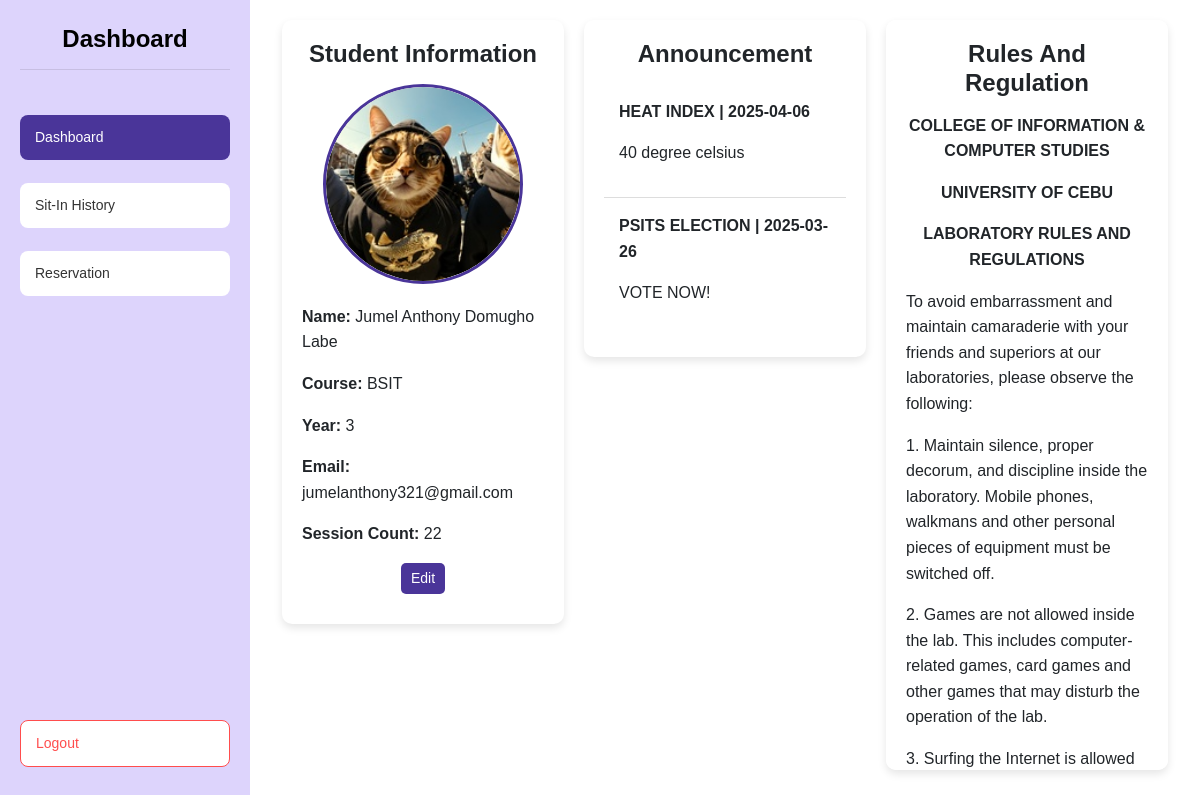
The app's page /dashboard (signed in), older data.
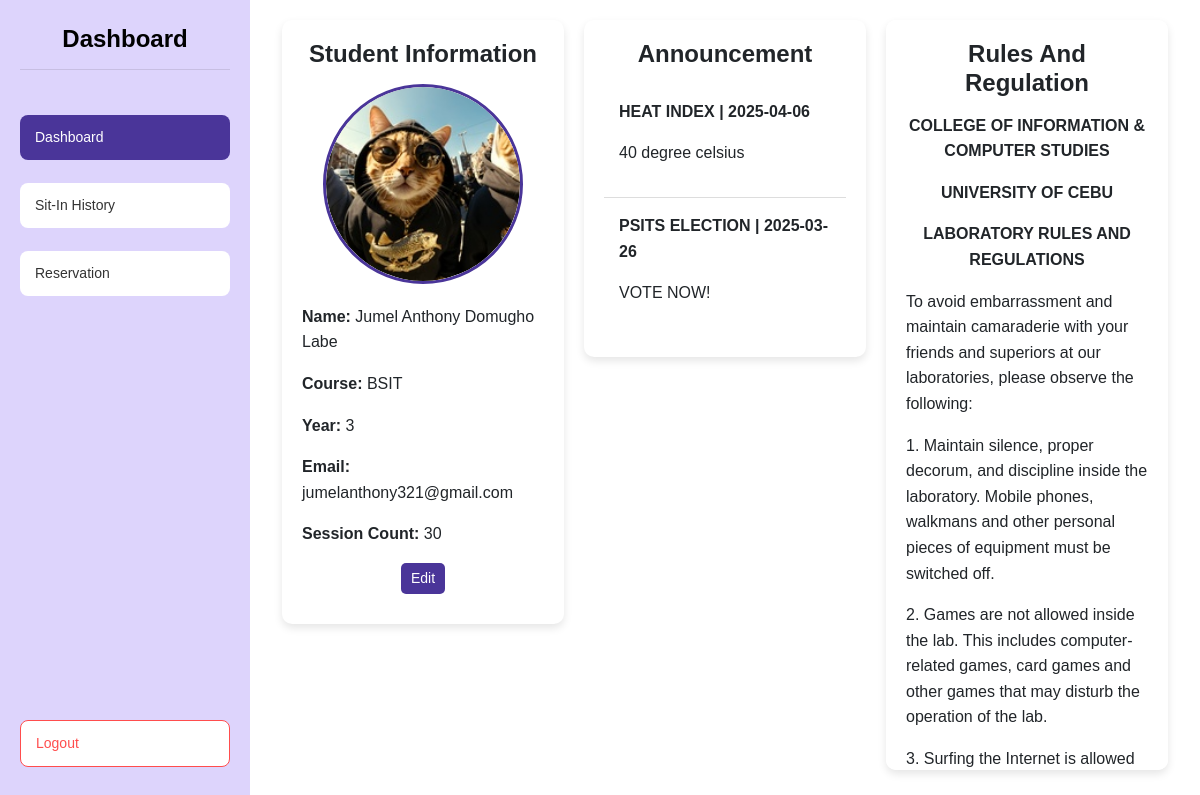
The same page, newer data.
### tables this page shows
CREATE TABLE students ( 
idno TEXT PRIMARY KEY,
lastname TEXT NOT NULL,
firstname TEXT NOT NULL,
midname TEXT,
course TEXT NOT NULL,
year_level INTEGER NOT NULL,
email_address TEXT NOT NULL,
username TEXT NOT NULL CHECK (username = idno),
password TEXT NOT NULL,
profile_picture TEXT DEFAULT NULL,
session_count INTEGER DEFAULT 30
);

### app.py (the view)
@app.route('/dashboard', methods=['GET'])
@login_required
def dashboard():
    if session.get('user_type') != 'student':
        session.clear()
        return redirect(url_for('login'))
    conn = get_db_connection()
    cursor = conn.cursor()
    cursor.execute("""
        SELECT idno, firstname, lastname, midname, course, year_level, email_address, profile_picture, session_count
        FROM students WHERE idno = ?
    """, (session['user_id'],))
    user = cursor.fetchone()
    cursor.execute("SELECT * FROM announcements ORDER BY created_at DESC")
    announcements = cursor.fetchall()
    conn.close()
    if not user:
        flash("User not found!", "danger")
        return redirect(url_for('logout'))
    session['firstname'] = user['firstname']
    session['lastname'] = user['lastname']
    session['session_count'] = user['session_count']
    user_data = {
        "idno": user["idno"],
        "firstname": user["firstname"],
        "lastname": user["lastname"],
        "midname": user["midname"],
        "course": user["course"] or "N/A",  # Default if empty
        "year_level": user["year_level"] or "N/A",  # Default if empty
        "email_address": user["email_address"] or "N/A",  # Default if empty
        "profile_picture": user["profile_picture"] if user["profile_picture"] else None,  # None if not set
        "session_count": user["session_count"] if user["session_count"] else 0
    }
    return render_template('dashboard.html', user=user_data, announcements=announcements)

### app.py (called while the page is built)
def get_db_connection():
    try:
        conn = sqlite3.connect('users.db')
        conn.row_factory = sqlite3.Row
        return conn
    except sqlite3.Error as e:
        print(f"Database connection error: {e}")
        return None

def login_required(f):
    @wraps(f)
    def decorated_function(*args, **kwargs):
        if not session.get('user_id'):
            flash("Please log in first!", "warning")
            session.clear()  # Clear any invalid session data
            return redirect(url_for('login'))
        return f(*args, **kwargs)
    return decorated_function

@app.after_request
def add_header(response):
    response.headers['Cache-Control'] = 'no-store, no-cache, must-revalidate, post-check=0, pre-check=0, max-age=0'
    response.headers['Pragma'] = 'no-cache'
    response.headers['Expires'] = '-1'
    return response

### templates/dashboard.html (shortened to what this page needs)
{% extends "base.html" %}
{% block content %}
<head>
    <link rel="stylesheet" href="static/styles.css">
    <link href="https://cdn.jsdelivr.net/npm/bootstrap@5.3.0/dist/css/bootstrap.min.css" rel="stylesheet">
</head>
<body>
    <div class="dashboard-container">
        <div class="sidebar">
            <h1 class="dashboard-title">Dashboard</h1>
            <a href="{{ url_for('dashboard') }}" class="menu-btn active">Dashboard</a>
            <a href="{{ url_for('sit_in_history') }}" class="menu-btn">Sit-In History</a>
            <a href="{{ url_for('reserve') }}" class="menu-btn">Reservation</a>
            <a href="{{ url_for('logout') }}" class="menu-btn logout-btn">Logout</a>
        </div>
        <div class="content">
            <div class="container">
                <div class="student-info">
                    <h2>Student Information</h2>
                    <div class="profile-container">
                        {% if user['profile_picture'] %}
                            <img src="{{ url_for('static', filename=user['profile_picture']) }}" alt="Profile Picture" class="profile-pic">
                        {% else %}
                            <img src="{{ url_for('static', filename='default-avatar.jpg') }}" alt="Default Profile Picture" class="profile-pic">
                        {% endif %}
                    </div>
                    <p><strong>Name:</strong> {{ user['firstname'] }} {{ user['midname'] }} {{ user['lastname'] }}</p>
                    <p><strong>Course:</strong> {{ user['course'] }}</p>
                    <p><strong>Year:</strong> {{ user['year_level'] }}</p>
                    <p><strong>Email:</strong> {{ user['email_address'] }}</p>
                    <p><strong>Session Count:</strong> {{ user['session_count'] if user['session_count'] else 30 }}</p>
                    <button class="edit-btn" onclick="openModal()">Edit</button>
                </div>
                <div class="announcement">
                    <h2>Announcement</h2>
                    {% for announcement in announcements %}
                    <div class="announcement-item">
                        <p><strong>{{ announcement['title'] }} | {{ announcement['created_at'][:10] }}</strong></p>
                        <p>{{ announcement['content'] }}</p>
                    </div>
                    {% endfor %}
                </div>
                <div class="rules-regulation" style="width: 100%; max-width: 600px; margin-left: auto; margin-right: auto;">
                    <h2>Rules And Regulation</h2>
                    <center><strong><p>COLLEGE OF INFORMATION & COMPUTER STUDIES</p>
                    <p>UNIVERSITY OF CEBU</p>
                    <p>LABORATORY RULES AND REGULATIONS</p></strong></center>
                    <p>To avoid embarrassment and maintain camaraderie with your friends and superiors at our laboratories, please observe the following:</p>
                    <p>1. Maintain silence, proper decorum, and discipline inside the laboratory. Mobile phones, walkmans and other personal pieces of equipment must be switched off.</p>
                    <p>2. Games are not allowed inside the lab. This includes computer-related games, card games and other games that may disturb the operation of the lab.</p>
                    <p>3. Surfing the Internet is allowed only with the permission of the instructor. Downloading and installing of software are strictly prohibited.</p>
                </div>
            </div>
        </div>
    </div>
</body>
</html>
{% endblock %}

Row changes from the older to the newer data that the page shows:
changed students "Jumel Anthony": session_count "22" → "30"
